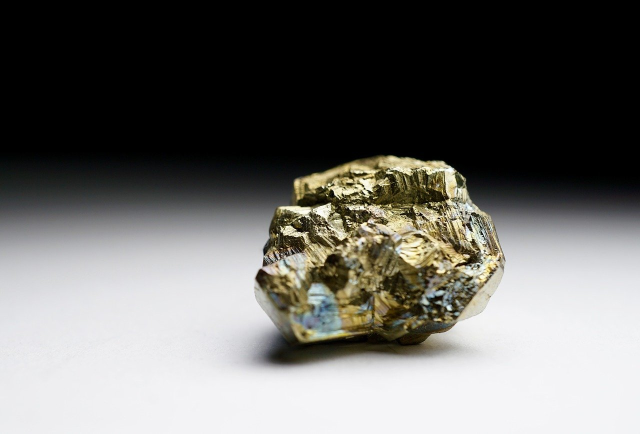
#> input picture image/gold.jpg, 1280 x 867 px (shown at 1/2 size)
$ python cricle.py
#> lines starting #> are read from the running program, lines starting #| are printed output that depends on the picture; after the words box and inside, x2 and y2 are one past the last pixel; in counts of white or black regions, pixels touching at a corner belong together
import cv2 ;
img = cv2.imread('./image/gold.jpg')
#> img is the input picture: shape (867, 1280, 3); mean B, G, R 104.3, 107.5, 108.3

cv2.circle(img,(750,500),(300),(255,255,10),5)
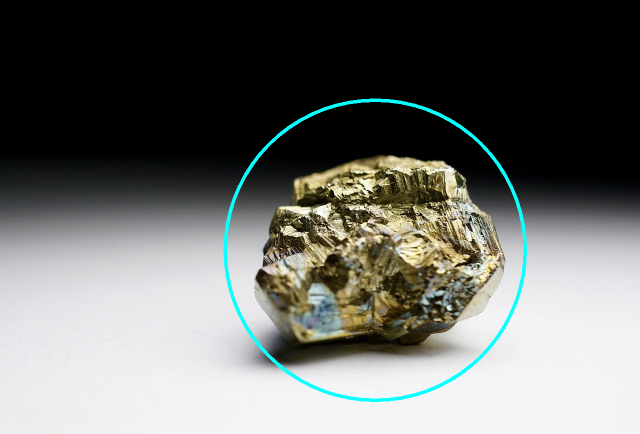
#> img: shape (867, 1280, 3) (shown at 1/2 size); 1.19% of pixels changed, all inside (x1, y1, x2, y2) = (447, 197, 1054, 804)

cv2.imshow('Rectang',img)
cv2.waitKey(0)
cv2.destroyAllWindows()

$ run again, with image/ant.jpg copied over image/gold.jpg
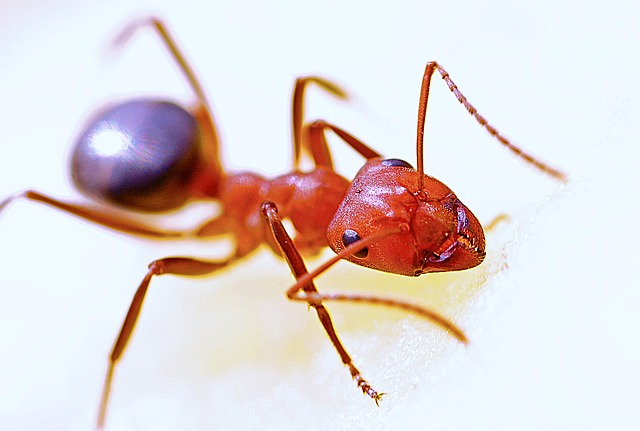
#> input picture image/ant.jpg, 640 x 431 px
#> img is the input picture: shape (431, 640, 3); mean B, G, R 212.9, 213.6, 225.1
#> `cv2.circle(img,(750,500),(300),(255,255,10),5)`:
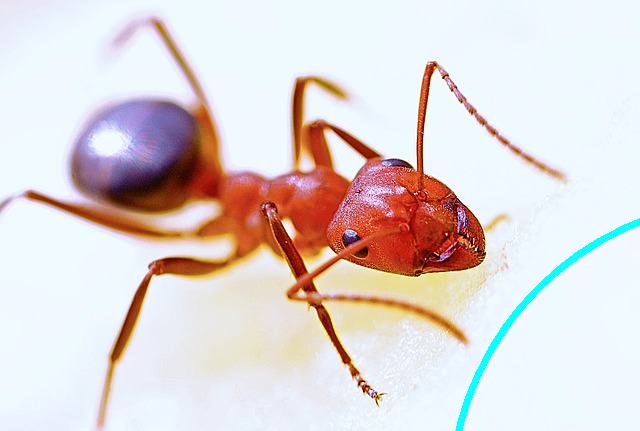
#> img: shape (431, 640, 3); 0.73% of pixels changed, all inside (x1, y1, x2, y2) = (455, 218, 640, 431)
